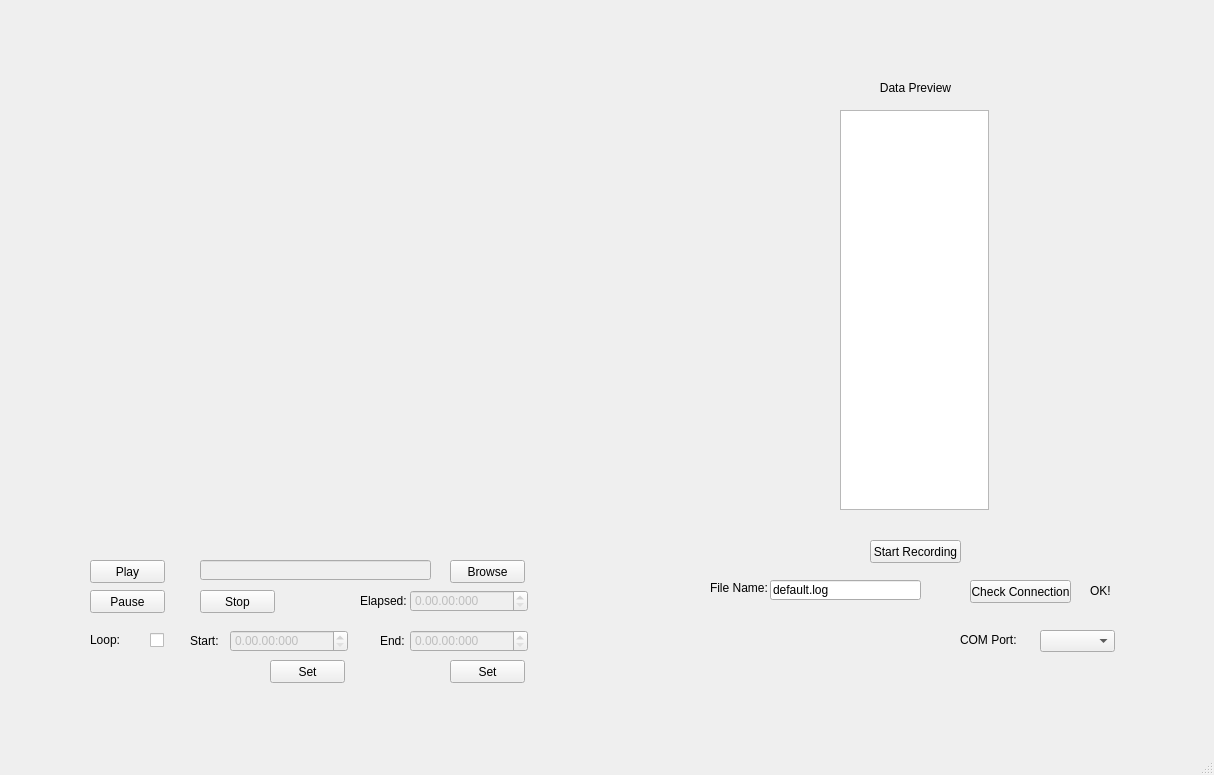
<?xml version="1.0" encoding="UTF-8"?>
<ui version="4.0">
 <class>MainWindow</class>
 <widget class="QMainWindow" name="MainWindow">
  <property name="geometry">
   <rect>
    <x>0</x>
    <y>0</y>
    <width>1214</width>
    <height>775</height>
   </rect>
  </property>
  <property name="windowTitle">
   <string>MainWindow</string>
  </property>
  <widget class="QWidget" name="centralWidget">
   <widget class="QLabel" name="label">
    <property name="geometry">
     <rect>
      <x>850</x>
      <y>80</y>
      <width>131</width>
      <height>16</height>
     </rect>
    </property>
    <property name="text">
     <string>Data Preview</string>
    </property>
    <property name="alignment">
     <set>Qt::AlignCenter</set>
    </property>
   </widget>
   <widget class="QPushButton" name="pushButton">
    <property name="geometry">
     <rect>
      <x>870</x>
      <y>540</y>
      <width>91</width>
      <height>23</height>
     </rect>
    </property>
    <property name="text">
     <string>Start Recording</string>
    </property>
   </widget>
   <widget class="QLineEdit" name="lineEdit">
    <property name="geometry">
     <rect>
      <x>770</x>
      <y>580</y>
      <width>151</width>
      <height>20</height>
     </rect>
    </property>
    <property name="text">
     <string>default.log</string>
    </property>
   </widget>
   <widget class="QLabel" name="label_2">
    <property name="geometry">
     <rect>
      <x>710</x>
      <y>580</y>
      <width>61</width>
      <height>16</height>
     </rect>
    </property>
    <property name="text">
     <string>File Name:</string>
    </property>
   </widget>
   <widget class="QPushButton" name="pushButton_2">
    <property name="geometry">
     <rect>
      <x>970</x>
      <y>580</y>
      <width>101</width>
      <height>23</height>
     </rect>
    </property>
    <property name="text">
     <string>Check Connection</string>
    </property>
   </widget>
   <widget class="QLabel" name="label_3">
    <property name="geometry">
     <rect>
      <x>1090</x>
      <y>580</y>
      <width>46</width>
      <height>21</height>
     </rect>
    </property>
    <property name="text">
     <string>OK!</string>
    </property>
   </widget>
   <widget class="QGraphicsView" name="renderView">
    <property name="geometry">
     <rect>
      <x>840</x>
      <y>110</y>
      <width>149</width>
      <height>400</height>
     </rect>
    </property>
    <property name="verticalScrollBarPolicy">
     <enum>Qt::ScrollBarAlwaysOff</enum>
    </property>
    <property name="horizontalScrollBarPolicy">
     <enum>Qt::ScrollBarAlwaysOff</enum>
    </property>
    <property name="backgroundBrush">
     <brush brushstyle="NoBrush">
      <color alpha="255">
       <red>0</red>
       <green>0</green>
       <blue>0</blue>
      </color>
     </brush>
    </property>
    <property name="sceneRect">
     <rectf>
      <x>0.000000000000000</x>
      <y>0.000000000000000</y>
      <width>100.000000000000000</width>
      <height>100.000000000000000</height>
     </rectf>
    </property>
    <property name="dragMode">
     <enum>QGraphicsView::NoDrag</enum>
    </property>
   </widget>
   <widget class="QComboBox" name="comPortBox">
    <property name="geometry">
     <rect>
      <x>1040</x>
      <y>630</y>
      <width>75</width>
      <height>22</height>
     </rect>
    </property>
   </widget>
   <widget class="QLabel" name="label_4">
    <property name="geometry">
     <rect>
      <x>960</x>
      <y>630</y>
      <width>71</width>
      <height>20</height>
     </rect>
    </property>
    <property name="text">
     <string>COM Port:</string>
    </property>
   </widget>
   <widget class="QWidget" name="vidWidget" native="true">
    <property name="geometry">
     <rect>
      <x>20</x>
      <y>110</y>
      <width>601</width>
      <height>401</height>
     </rect>
    </property>
   </widget>
   <widget class="QPushButton" name="vidPlay">
    <property name="geometry">
     <rect>
      <x>90</x>
      <y>560</y>
      <width>75</width>
      <height>23</height>
     </rect>
    </property>
    <property name="text">
     <string>Play</string>
    </property>
   </widget>
   <widget class="QLineEdit" name="vidPath">
    <property name="enabled">
     <bool>false</bool>
    </property>
    <property name="geometry">
     <rect>
      <x>200</x>
      <y>560</y>
      <width>231</width>
      <height>20</height>
     </rect>
    </property>
   </widget>
   <widget class="QCheckBox" name="loopBox">
    <property name="geometry">
     <rect>
      <x>150</x>
      <y>630</y>
      <width>16</width>
      <height>21</height>
     </rect>
    </property>
    <property name="text">
     <string/>
    </property>
   </widget>
   <widget class="QTimeEdit" name="timeEdit">
    <property name="enabled">
     <bool>false</bool>
    </property>
    <property name="geometry">
     <rect>
      <x>410</x>
      <y>590</y>
      <width>118</width>
      <height>22</height>
     </rect>
    </property>
    <property name="displayFormat">
     <string>h.mm.ss:zzz</string>
    </property>
   </widget>
   <widget class="QLabel" name="label_5">
    <property name="geometry">
     <rect>
      <x>360</x>
      <y>590</y>
      <width>46</width>
      <height>21</height>
     </rect>
    </property>
    <property name="text">
     <string>Elapsed:</string>
    </property>
    <property name="alignment">
     <set>Qt::AlignLeading|Qt::AlignLeft|Qt::AlignVCenter</set>
    </property>
   </widget>
   <widget class="QTimeEdit" name="vidStartLoop">
    <property name="enabled">
     <bool>false</bool>
    </property>
    <property name="geometry">
     <rect>
      <x>230</x>
      <y>630</y>
      <width>118</width>
      <height>22</height>
     </rect>
    </property>
    <property name="displayFormat">
     <string>h.mm.ss:zzz</string>
    </property>
   </widget>
   <widget class="QTimeEdit" name="vidEndLoop">
    <property name="enabled">
     <bool>false</bool>
    </property>
    <property name="geometry">
     <rect>
      <x>410</x>
      <y>630</y>
      <width>118</width>
      <height>22</height>
     </rect>
    </property>
    <property name="displayFormat">
     <string>h.mm.ss:zzz</string>
    </property>
   </widget>
   <widget class="QLabel" name="label_6">
    <property name="geometry">
     <rect>
      <x>190</x>
      <y>630</y>
      <width>46</width>
      <height>21</height>
     </rect>
    </property>
    <property name="text">
     <string>Start:</string>
    </property>
   </widget>
   <widget class="QLabel" name="label_7">
    <property name="geometry">
     <rect>
      <x>380</x>
      <y>630</y>
      <width>46</width>
      <height>21</height>
     </rect>
    </property>
    <property name="text">
     <string>End:</string>
    </property>
   </widget>
   <widget class="QPushButton" name="vidPause">
    <property name="geometry">
     <rect>
      <x>90</x>
      <y>590</y>
      <width>75</width>
      <height>23</height>
     </rect>
    </property>
    <property name="text">
     <string>Pause</string>
    </property>
   </widget>
   <widget class="QWidget" name="seekWidget" native="true">
    <property name="geometry">
     <rect>
      <x>20</x>
      <y>510</y>
      <width>601</width>
      <height>31</height>
     </rect>
    </property>
   </widget>
   <widget class="QPushButton" name="vidStartLoopSet">
    <property name="geometry">
     <rect>
      <x>270</x>
      <y>660</y>
      <width>75</width>
      <height>23</height>
     </rect>
    </property>
    <property name="text">
     <string>Set</string>
    </property>
   </widget>
   <widget class="QPushButton" name="vidEndLoopSet">
    <property name="geometry">
     <rect>
      <x>450</x>
      <y>660</y>
      <width>75</width>
      <height>23</height>
     </rect>
    </property>
    <property name="text">
     <string>Set</string>
    </property>
   </widget>
   <widget class="QLabel" name="label_8">
    <property name="geometry">
     <rect>
      <x>90</x>
      <y>630</y>
      <width>46</width>
      <height>20</height>
     </rect>
    </property>
    <property name="text">
     <string>Loop:</string>
    </property>
   </widget>
   <widget class="QPushButton" name="vidStop">
    <property name="geometry">
     <rect>
      <x>200</x>
      <y>590</y>
      <width>75</width>
      <height>23</height>
     </rect>
    </property>
    <property name="text">
     <string>Stop</string>
    </property>
   </widget>
   <widget class="QPushButton" name="fileBrowserButton">
    <property name="geometry">
     <rect>
      <x>450</x>
      <y>560</y>
      <width>75</width>
      <height>23</height>
     </rect>
    </property>
    <property name="text">
     <string>Browse</string>
    </property>
   </widget>
  </widget>
  <widget class="QStatusBar" name="statusBar"/>
 </widget>
 <layoutdefault spacing="6" margin="11"/>
 <resources/>
 <connections/>
</ui>
